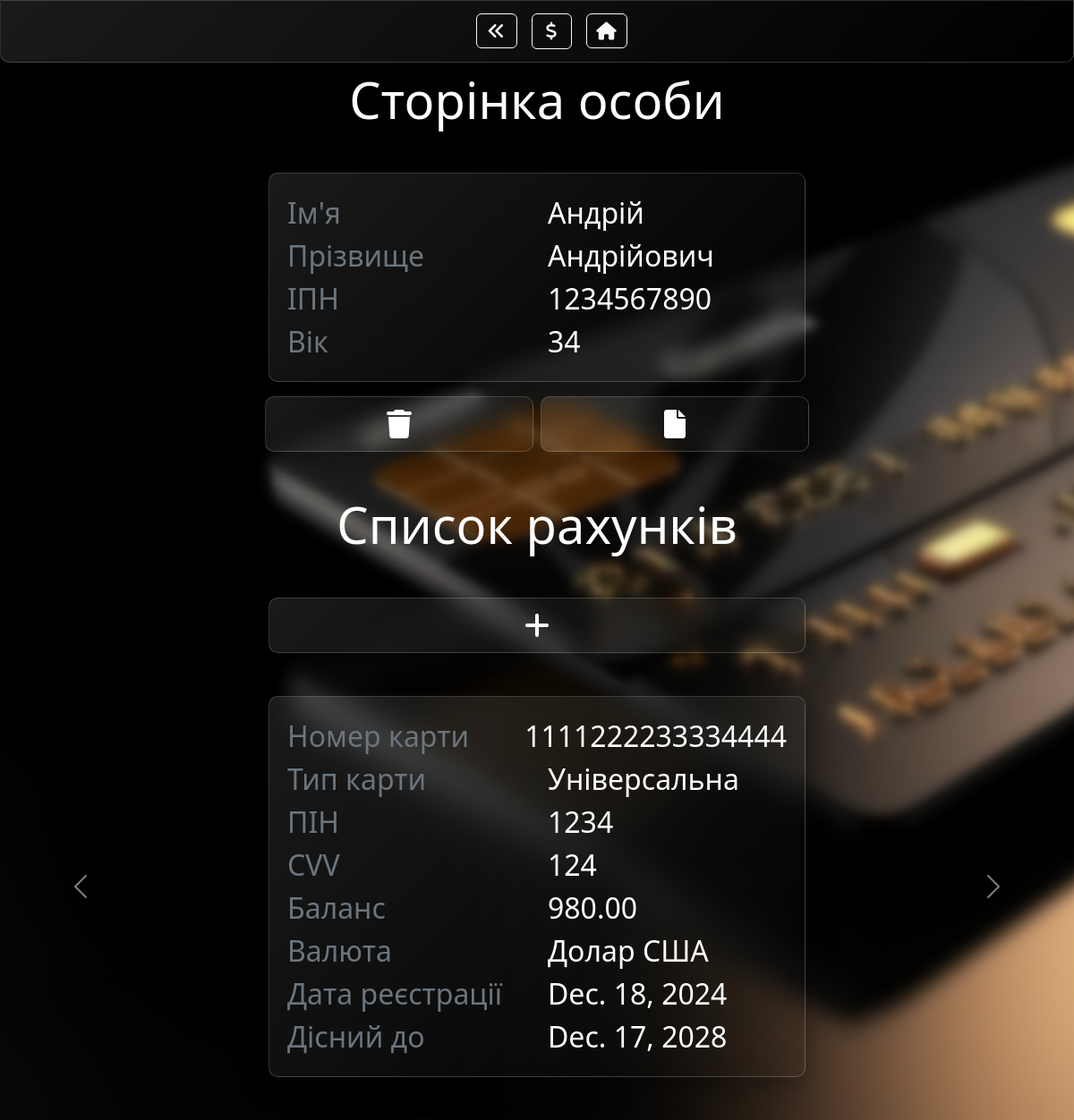
The app's page /persons/1/ with its own data.
### paydesk/models.py (models this page shows, shortened)
class Person(models.Model):
    first_name = models.CharField(max_length=64)
    last_name = models.CharField(max_length=64)
    birthday = models.DateField()
    itn = models.CharField(max_length=10, unique=True)
    @property
    def age(self):
        today = date.today()
        return today.year - self.birthday.year - (
            (today.month, today.day) < (self.birthday.month, self.birthday.day)
        )

class Account(models.Model):
    CARD_TYPES = [
        ('UNIVERSAL', 'Універсальна'),
        ('DEBIT', 'Дебетова'),
        ('CREDIT', 'Кредитна'),
        ('SAVINGS', 'Ощадна')
    ]
    CURRENCY_TYPES = [
        ('USD', 'Долар США'),
        ('EUR', 'Євро'),
        ('UAN', 'Гривня')
    ]
    card_type = models.CharField(max_length=16, choices=CARD_TYPES)
    card_number = models.CharField(max_length=16, unique=True)
    pin = models.CharField(max_length=4)
    cvv = models.CharField(max_length=3)
    amount = models.FloatField(default=0)
    currency = models.CharField(max_length=3, choices=CURRENCY_TYPES)
    registration_date = models.DateField()
    valid_until = models.DateField()
    person = models.ForeignKey(Person, on_delete=models.SET_NULL, null=True, blank=True)

### paydesk/views.py (the view)
# urls.py: path('persons/<int:pk>/', PersonView.as_view(), name='person'),
class PersonView(HeaderMixin, DetailView):
    model = Person
    template_name = 'paydesk/person.html'
    context_object_name = 'person'
    def get_context_data(self, **kwargs):
        context =  super().get_context_data(**kwargs)
        pk = self.kwargs['pk']
        context['accounts'] = Account.objects.filter(person_id=pk)
        c_def = self.get_user_context(index=3)
        return dict(list(context.items()) + list(c_def.items()))

### paydesk/utils.py (called while the page is built)
    def get_user_context(self, **kwargs):
        context = kwargs
        index = kwargs.get('index')
        context['header'] = header[index]
        return context

### paydesk/templates/paydesk/person.html (shortened to what this page needs)
{% extends 'paydesk/layout.html' %}
{% block body %}
<div class="my-card glass text-white mb-3 mx-auto mt-5 w-50">
    <div class="card-body fs-2">
        <div class="row">
            <div class="col text-secondary">Ім'я</div>
            <div class="col">{{ person.first_name }}</div>
        </div>
        <div class="row">
            <div class="col text-secondary">Прізвище</div>
            <div class="col">{{ person.last_name }}</div>
        </div>
        <div class="row">
            <div class="col text-secondary">ІПН</div>
            <div class="col">{{ person.itn }}</div>
        </div>
        <div class="row">
            <div class="col text-secondary">Вік</div>
            <div class="col">{{ person.age }}</div>
        </div>
    </div>
</div>
<div class="d-flex buttons-container w-100 justify-content-center gap-2">
    <a href="{% url 'delete_person' person.id %}" type="button" class="my-btn glass glass-hover fs-2 text-center w-25">
        <span><i class="fa-solid fa-trash"></i></span>
    </a>
    <a href="{% url 'edit_person' person.id %}" type="button" class="my-btn fs-2 glass glass-hover text-center w-25">
        <span><i class="fa-solid fa-file"></i></span>
    </a>
</div>
<h1 class="display-4 text-center mt-5">Список рахунків</h1>
<div class="d-grid gap-2 col-6 mx-auto mt-5">
    <a href="{% url 'add_account' pk=person.id %}" type="button" class="my-btn fs-2 glass glass-hover text-center">
        <span><i class="fa-solid fa-plus"></i></span>
    </a>
</div>
<div id="carouselExampleIndicators" class="carousel slide" data-bs-ride="carousel">
    <div class="carousel-inner">
        {% for account in accounts %}
            <div class="carousel-item {% if forloop.first %}active{% endif %}">
                <div class="my-card glass text-white mb-5 mx-auto mt-5 w-50">
                    <div class="card-body fs-2">
                        <div class="row">
                            <div class="col text-secondary">Номер карти</div>
                            <div class="col">{{ account.card_number }}</div>
                        </div>
                        <div class="row">
                            <div class="col text-secondary">Тип карти</div>
                            <span class="col">{{ account.get_card_type_display }}</span>
                        </div>
                        <div class="row">
                            <div class="col text-secondary">ПІН</div>
                            <div class="col">{{ account.pin }}</div>
                        </div>
                        <div class="row">
                            <div class="col text-secondary">CVV</div>
                            <div class="col">{{ account.cvv }}</div>
                        </div>
                        {% if account.card_type != 'CREDIT' %}
                        <div class="row">
                            <div class="col text-secondary">Баланс</div>
                            <div class="col">{{ account.amount|floatformat:2 }}</div>
                        </div>
                        {% endif %}
                        <div class="row">
                            <div class="col text-secondary">Валюта</div>
                            <span class="col">{{ account.get_currency_display }}</span>
                        </div>
                        <div class="row">
                            <div class="col text-secondary">Дата реєстрації</div>
                            <div class="col">{{ account.registration_date }}</div>
                        </div>
                        <div class="row">
                            <div class="col text-secondary">Дісний до</div>
                            <div class="col">{{ account.valid_until }}</div>
                        </div>
                    </div>
                </div>
            </div>
        {% endfor %}
    </div>
    <button class="carousel-control-prev" type="button" data-bs-target="#carouselExampleIndicators" data-bs-slide="prev">
        <span class="carousel-control-prev-icon" aria-hidden="true"></span>
    </button>
    <button class="carousel-control-next" type="button" data-bs-target="#carouselExampleIndicators" data-bs-slide="next">
        <span class="carousel-control-next-icon" aria-hidden="true"></span>
    </button>
</div>
{% endblock %}

### paydesk/static/paydesk/css/style.css (style rules this page uses)
body { background-image: url('./../img/img_3.jpg'); background-size: cover; }
.glass { background: linear-gradient(135deg, rgba(255, 255, 255, 0.1), rgba(255, 255, 255, 0)); backdrop-filter: blur(10px); -webkit-backdrop-filter: blur(10px); border: 1px solid rgba(255, 255, 255, 0.18); box-shadow: 0 8px 32px 0 rgba(0, 0, 0, 0.37); transition: backdrop-filter 1s ease, -webkit-backdrop-filter 1s ease; }
.my-btn { color: white; text-decoration: none; border-radius: 10px; padding: 0.375rem 0.75rem; }
.my-card { border-radius: 10px; padding: 20px; }

### records on screen
Person: first_name "Андрій", last_name "Андрійович", itn "1234567890", age "34"
Account: card_number "1111222233334444", card_type "Універсальна", pin "1234", cvv "124", amount "980.00", currency "Долар США", registration_date "Dec. 18, 2024", valid_until "Dec. 17, 2028"

### other values on screen
{{ header.title }} "Сторінка особи"
